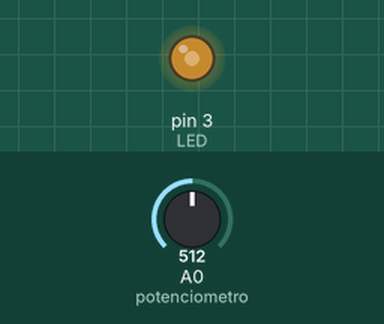
A sketch run on a simulated Arduino Uno, built with avr-gcc and run on an emulated ATmega328P. Shown: output pins drawn as LEDs (lit = HIGH). The inputs (shaded band) are chosen by the test bench; at power-on: A0 (potenciometro) = 512.

Above: at 1.2 s.
1.3 s: A0 (potenciometro) set to 716
At 2.1 s:
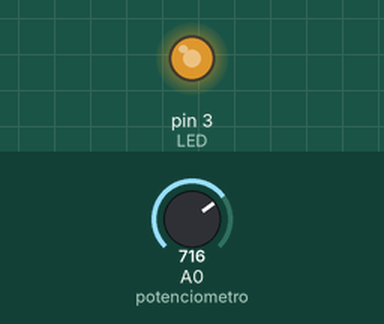
2.8 s: A0 (potenciometro) set to 900
At 3.2 s:
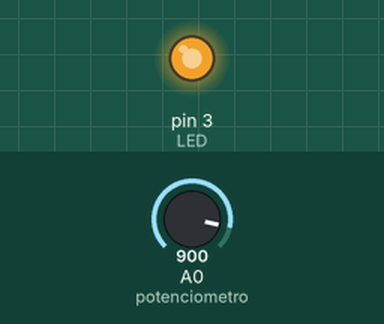
4.3 s: A0 (potenciometro) set to 122
At 5.5 s:
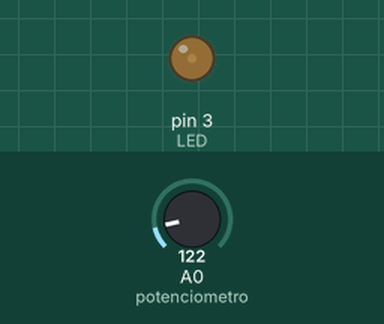
5.8 s: A0 (potenciometro) set to 0
At 6.7 s:
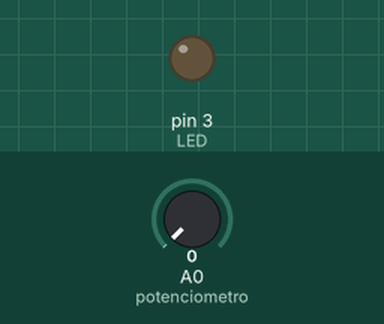
Timing chart, 0 to 8.3 s (numbered marks = the images above; inputs shaded):
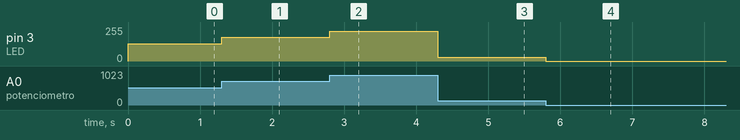

Measured:
- after the input at 1.3 s, pin 3 (LED): 128/255 → 179/255 at once
- after the input at 2.8 s, pin 3 (LED): 179/255 → 225/255 at once
- after the input at 4.3 s, pin 3 (LED): 225/255 → 30/255 at once
- after the input at 5.8 s, pin 3 (LED): 30/255 → 0/255 at once

The sketch:

Potenciometro_Fotorresistencia.ino
```cpp
//Programa: Ejemplo de lectura analògica

const int LED =3;  // indicando que el led se encuentra en el pin3

const int potenciometro =0; // el potenciometro esta conectado al pin A0
int intensidad;  //variable para la intensidad de brillo

void setup() {

// put your setup code here, to run once:
// No se necesitan declaran los pines analogicos
//ya que se realiza automáticamente
pinMode (LED, OUTPUT);  // declaramos el led como salida

}

void loop() {

// put your main code here, to run repeatedly:
//los valores analogicos se usan entre 0 y 255
//asi que el valor del potenciometro lo dividos en 4
intensidad = analogRead (potenciometro) / 4;
//analogWrite recibe los valores analogicos del pin
analogWrite(LED, intensidad);

}
```
